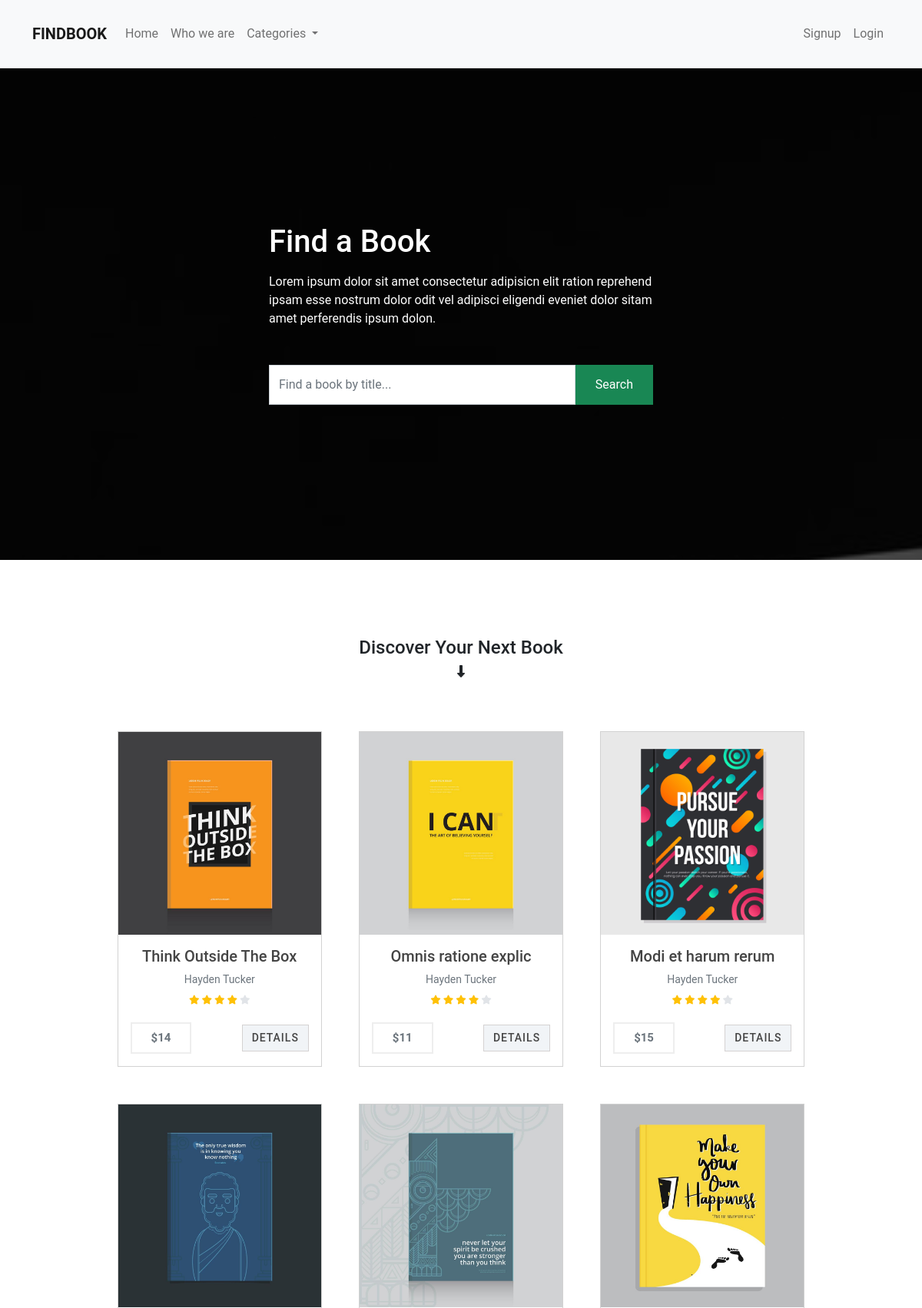
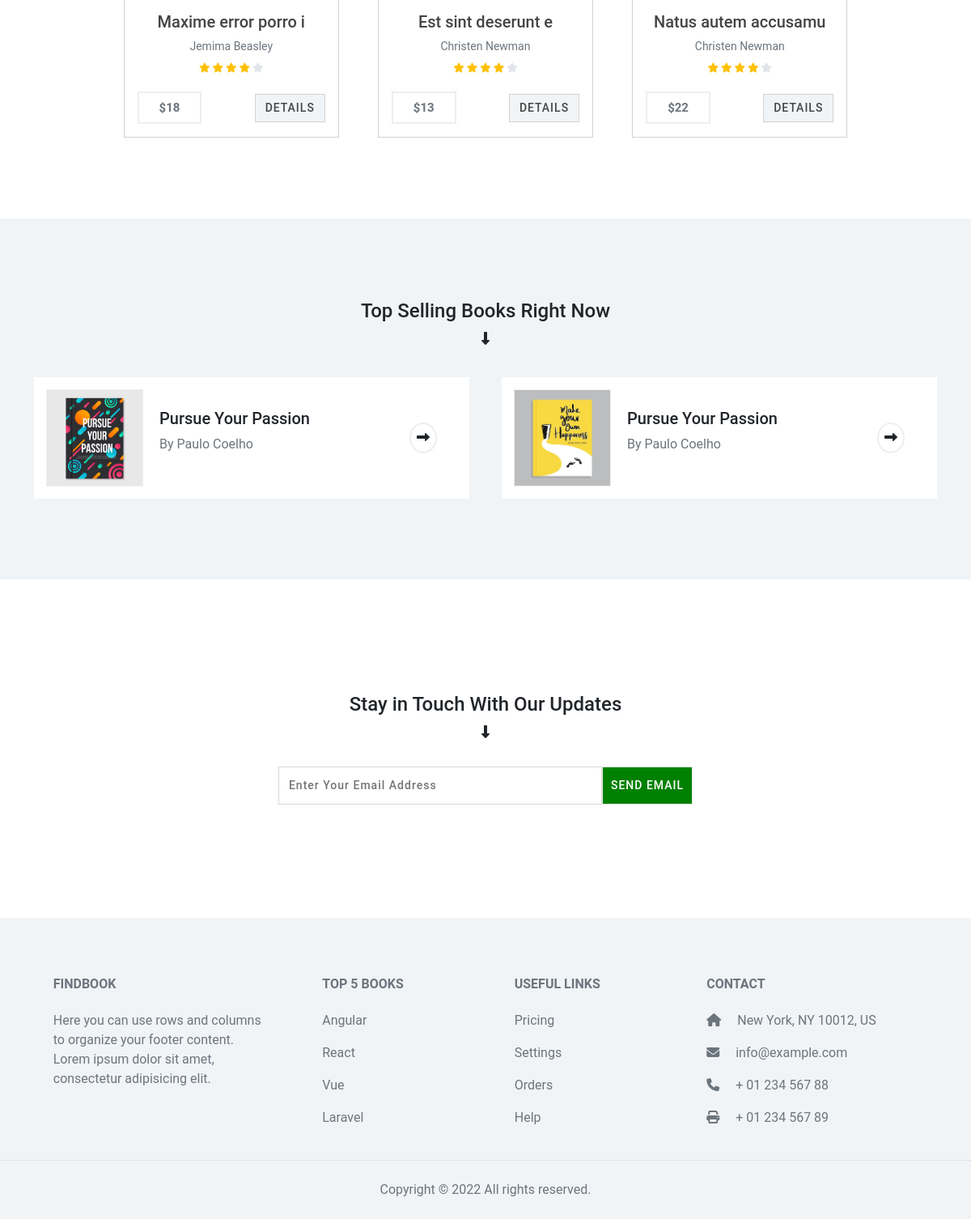
The page / on the database its author committed (2 pictures, top to bottom).
### tables this page shows
CREATE TABLE `books` (
  `id` int(11) NOT NULL,
  `category_id` int(11) NOT NULL,
  `publisher_id` int(11) NOT NULL,
  `author_id` int(11) NOT NULL,
  `title` varchar(255) NOT NULL,
  `description` text NOT NULL,
  `image` varchar(255) NOT NULL,
  `price` int(11) NOT NULL,
  `copies` int(11) NOT NULL
);

CREATE TABLE `authors` (
  `id` int(11) NOT NULL,
  `name` varchar(255) NOT NULL,
  `email` varchar(255) NOT NULL
);

### app/controllers/Home.php (called while the page is built)
<?php
class Home extends Controller
{
  public function __construct()
  {
    $this->bookModel = $this->model('Book');
    $this->cartModel = $this->model('Cart');
    $this->categoryModel = $this->model('Category');
  }
  public function index()
  {
    $books = $this->bookModel->get_books();
    $categories = $this->categoryModel->get_categories();
    if (isset($_SESSION["user_id"])) {
      $carts = $this->cartModel->get_carts($_SESSION["user_id"]);
    } else {
      $carts = [];
    }
    $data = [
      'books' => $books,
      'carts' => $carts,
      'categories' => $categories,
    ];
    $this->view('index', $data);
  }
}

### app/libraries/router.php (called while the page is built, shortened)
<?php
class Router
{
  protected $currentMethod = 'index';
  public function __construct()
  {
    $url = $this->get_url();
    $this->currentController = new $this->currentController;
    $this->params = $url ? array_values($url) : [];
    call_user_func_array([$this->currentController, $this->currentMethod], $this->params);
  }
}
?>
<?php $init = new Router(); ?>

### app/bootsrap.php (called while the page is built, shortened)
<?php
require_once 'libraries/Database.php';
require_once 'libraries/Controller.php';
require_once 'libraries/Router.php';

### public/index.php (called while the page is built)
<?php require_once '../app/bootsrap.php';

### app/libraries/database.php (called while the page is built, shortened)
<?php
class Database
{
  private $db_host = 'localhost';
  private $db_name = 'book_store';
  private $db_user = 'root';
  private $db_password = '';
  private $connection;
  private $stmt;
  public function __construct()
  {
    $dsn = "mysql:host=$this->db_host;dbname=$this->db_name";
    try {
      $this->connection = new PDO($dsn, $this->db_user, $this->db_password);
    } catch (PDOException $e) {
      $this->error = $e->getMessage();
      echo $this->error;
    }
  }
  public function prepare($sql)
  {
    return $this->stmt = $this->connection->prepare($sql);
  }
  public function execute()
  {
    return $this->stmt->execute();
  }
  public function get_all()
  {
    return $this->stmt = $this->stmt->fetchAll(PDO::FETCH_OBJ);
  }
}

### app/models/Book.php (called while the page is built, shortened)
<?php
class Book
{
  public function __construct()
  {
    $this->db = new Database();
  }
  public function get_books()
  {
    $this->db->prepare("SELECT books.*, categories.*, publishers.*, authors.*, books.id as `book_id`, books.description as `book_description`,categories.id as `category_id`, categories.name as `category_name`, categories.description as `category_description`,publishers.id as `publisher_id`, publishers.name as `publisher_name`, publishers.address as `publisher_address`,authors.id as `author_id`, authors.name as `author_name` FROM books INNER JOIN categories ON categories.id = books.category_id INNER JOIN publishers ON publishers.id = books.publisher_id INNER JOIN authors ON authors.id = books.author_id LIMIT 6
    ");
    $this->db->execute();
    return $this->db->get_all();
  }
}

### app/views/index.php (the view)
<?php require APPROOT . '/views/includes/header.php' ?>
<section class="hero">
  <div class="hero__content">
    <h1 class="text-white">Find a Book</h1>
    <p class="text-white mt-3 mb-5">
      Lorem ipsum dolor sit amet consectetur adipisicn elit ration reprehend ipsam esse nostrum dolor odit vel adipisci eligendi eveniet dolor sitam amet perferendis ipsum dolon.
    </p>
    <form action="<?php echo URLROOT; ?>/books/search" method="POST" class="d-flex search__form" role="search">
      <input class="form-control me-2 py-2" type="search" name="search" placeholder="Find a book by title..." aria-label="Search">
      <button class="btn btn-success" type="submit">Search</button>
    </form>
  </div>
</section>
<section class="books">
  <div class="container">
    <div class="books__title">
      <i class="fa-solid fa-down-long"></i>
      <h4>Discover your next book</h4>
    </div>
    <div class="row g-5 justify-content-center books__content">
      <?php foreach ($data['books'] as $book) : ?>
        <div class="col-12 col-md-6 col-lg-4 book">
          <div class="card rounded-0">
            <a href="<?php echo URLROOT; ?>/books/show/<?php echo $book->book_id; ?>">
              <img class="card-img-top rounded-0" src="<?php echo URLROOT; ?>/images/books/<?php echo $book->image; ?>" alt="<?php echo $book->title; ?>">
            </a>
            <div class="card-body text-center">
              <a href="<?php echo URLROOT; ?>/books/show/<?php echo $book->book_id; ?>">
                <h5 class="card-title book__title"><?php echo $book->title; ?></h5>
              </a>
              <p class="card-text text-secondary m-0 author__name"><?php echo $book->author_name; ?></p>
              <div class="small-ratings book__stars">
                <i class="fa fa-star text-warning"></i>
                <i class="fa fa-star text-warning"></i>
                <i class="fa fa-star text-warning"></i>
                <i class="fa fa-star text-warning"></i>
                <i class="fa fa-star" style="color: #e1e4e8;"></i>
              </div>
              <div class="card__footer">
                <p class="book__price text-muted">$<?php echo $book->price; ?></p>
                <a href="<?php echo URLROOT; ?>/books/show/<?php echo $book->book_id; ?>" class="btn  rounded-0  btn__details">DETAILS</a>
              </div>
            </div>
          </div>
        </div>
      <?php endforeach; ?>
    </div>
  </div>
</section>
<section class="top__selling">
  <div class="top__selling__heading text-center">
    <h4 class="text-capitalize">Top Selling Books Right Now</h4>
    <i class="fa-solid fa-down-long"></i>
  </div>
  <div class="top__selling__content">
    <div class="container">
      <div class="top__selling__container">
        <div class="top__selling__item">
          <div class="top__selling__image">
            <img src="<?php echo URLROOT; ?>/images/books/1.jpg" class="w-100">
          </div>
          <div class="top__selling__info">
            <h5 class="text-capitalize">Pursue Your Passion</h5>
            <p class="text-secondary">By Paulo Coelho</p>
          </div>
          <div class="top__selling__icon ms-auto">
            <i class="fa-solid fa-right-long"></i>
          </div>
        </div>
        <div class="top__selling__item">
          <div class="top__selling__image">
            <img src="<?php echo URLROOT; ?>/images/books/2.jpg" class="w-100">
          </div>
          <div class="top__selling__info">
            <h5 class="text-capitalize">Pursue Your Passion</h5>
            <p class="text-secondary">By Paulo Coelho</p>
          </div>
          <div class="top__selling__icon ms-auto">
            <i class="fa-solid fa-right-long"></i>
          </div>
        </div>
      </div>
    </div>
  </div>
</section>
<section class="newsletter">
  <div class="top__selling__heading text-center">
    <h4>Stay in Touch With Our Updates </h4>
    <i class="fa-solid fa-down-long"></i>
  </div>
  <form class="newsletter__form">
    <input type="text" placeholder="Enter Your Email Address">
    <button>SEND EMAIL</button>
  </form>
</section>
<?php require APPROOT . '/views/includes/footer.php' ?>

### rows shown on the page
books: image (picture), title "Think Outside The Box", author.name "Hayden Tucker", price "14"
books: image (picture), title "Omnis ratione explic", author.name "Hayden Tucker", price "11"
books: image (picture), title "Modi et harum rerum", author.name "Hayden Tucker", price "15"
books: image (picture), title "Maxime error porro i", author.name "Jemima Beasley", price "18"
books: image (picture), title "Est sint deserunt e", author.name "Christen Newman", price "13"
books: image (picture), title "Natus autem accusamu", author.name "Christen Newman", price "22"
